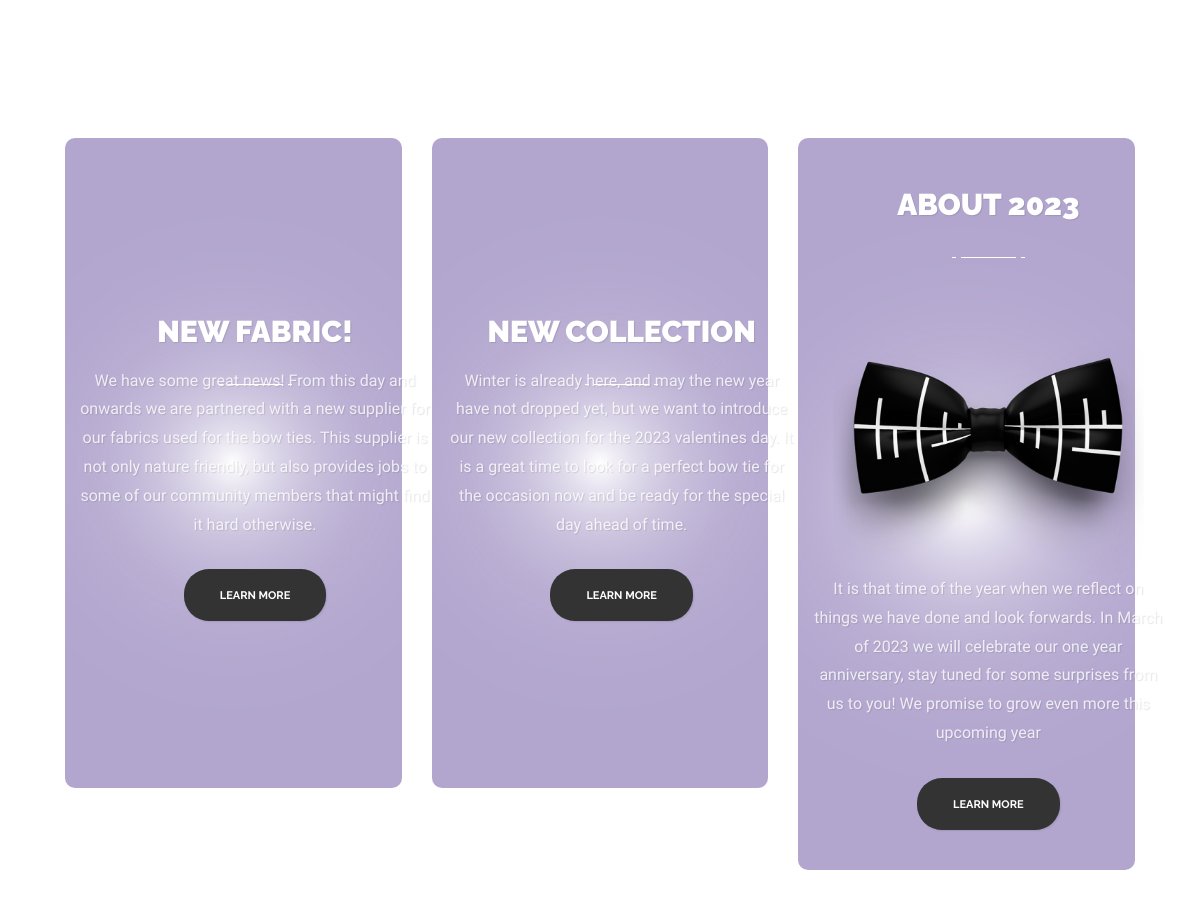
Before: / (middle part) with the older database file.
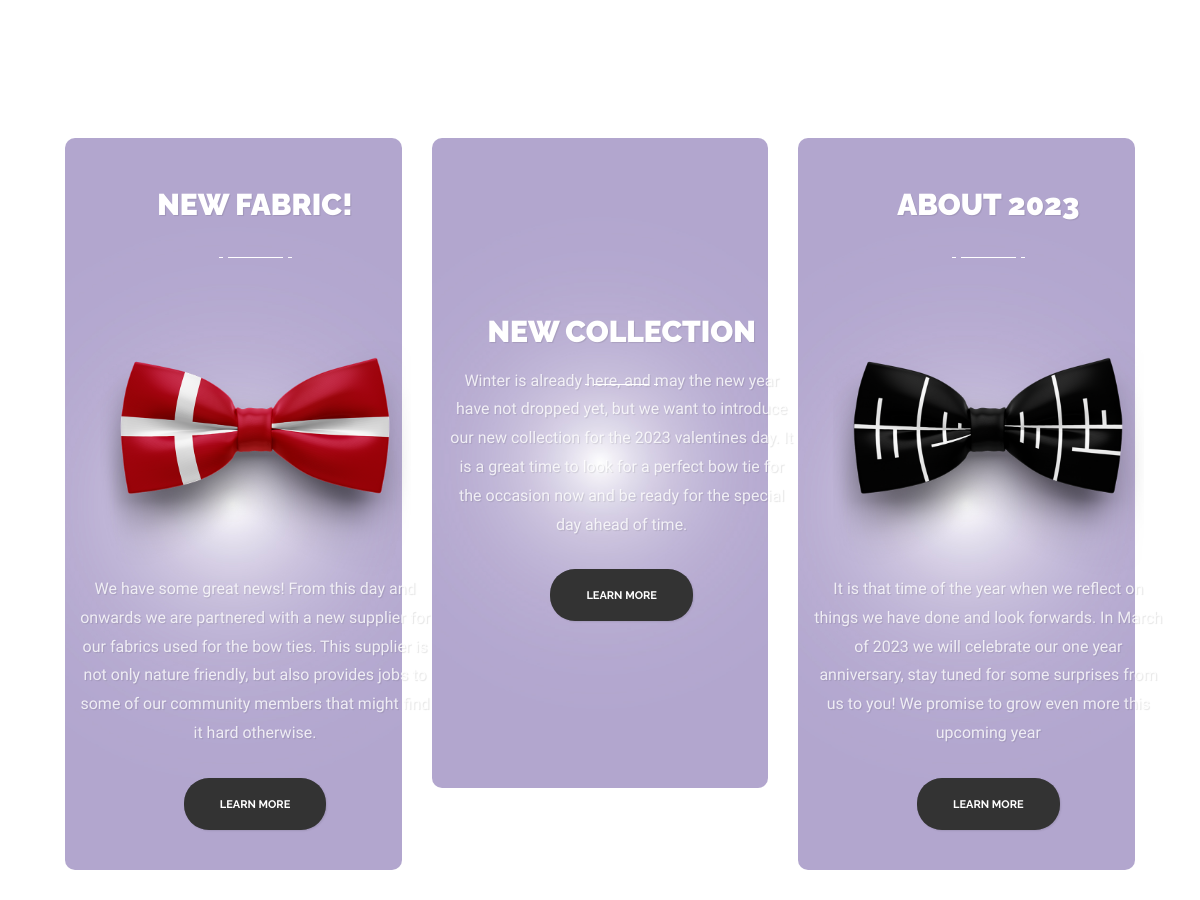
After: the same page with the newer database file.
### tables this page shows
CREATE TABLE IF NOT EXISTS news (
    news_id int(11) NOT NULL AUTO_INCREMENT PRIMARY KEY,
    title varchar(45) NOT NULL,
    `description` text NOT NULL,
    `time` datetime NOT NULL DEFAULT CURRENT_TIMESTAMP,
    media varchar(250) DEFAULT NULL
);

### index.php (called while the page is built, shortened)
<?php
    include "public/Router.php";
    $request = $_SERVER["REQUEST_URI"];
    $router = new Router($request);
    $router->get('/', 'views/frontend/Home');

### models/handlers/newsHandler.php (called while the page is built, shortened)
<?php
$rootPath = "";
require_once $rootPath . "public/dbconn.php";
require_once $rootPath . "models/sql/news.php";
class NewsHandler extends News{
    public $db;
    public function __construct($db) {
        $this->db = $db;
    }
    public function getNews($search){
        if($search == ""){
            $search = "%";
        }else{
            $search = "%" . $search . "%";
        }
        $getNews = $this->db->prepare($this->getNewsQuery);
        $getNews->bindParam(":title", $search);
        $getNews->bindParam(":description", $search);
        $getNews->execute();
        $news = $getNews->fetchAll();
        return $news;
    }
}
$NewsHandler = new NewsHandler($db);

### controllers/frontendNews.php (called while the page is built)
<?php
$news = $NewsHandler->getNews('');

### views/frontend/home.php (the view, shortened to what this page needs)
<?php
    $rootPath = "";
    require_once $rootPath . "views/frontend/partials/header.php";
    require_once $rootPath . "models/handlers/newsHandler.php";
    require_once $rootPath . "controllers/frontendNews.php";
    require_once $rootPath . "models/handlers/ProductsHandler.php";
    require_once $rootPath . "models/handlers/frontpageHandler.php";
    require_once $rootPath . "controllers/frontpage.php";
?>
<div class="content-margins grey">
    <div class="empty-space col-xs-b35 col-md-b70"></div>
    <div class="empty-space col-xs-b35 col-md-b70"></div>
    <div class="container-fluid">
        <div class="row">
            <?php
                foreach($news as $new){
            ?>
                    <div class="col-md-4 col-xs-b15 col-md-b0">
                        <div class="banner-shortcode style-4 rounded-image text-center"
                            style="background-image: url(assets/img/background-5.jpg);">
                            <div class="valign-middle-cell">
                                <div class="valign-middle-content flex-center">
                                    <h3 class="h3 light"><?php echo $new['title'] ?></h3>
                                    <div class="title-underline light center"><span></span></div>
                                    <div class="news-image-div">
                                        <?php
                                            $image = explode(".", $new['media']);
                                        ?>
                                        <img src="uploads/<?php echo $image[0] ?>.<?php echo $image[1] ?>" alt="">
                                    </div>
                                    <div class="simple-article size-4 light transparent col-xs-b30 font-size-news"><?php echo $new['description'] ?></div>
                                    <button class="button size-2 style-2 margin-bottom" form="<?php echo $new['title'] ?>" type="submit">
                                        <span class="button-wrapper">
                                            <span class="text">learn more</span>
                                        </span>
                                    </button>
                                </div>
                            </div>
                        </div>
                    </div>
            <?php
                }
            ?>
        </div>
    </div>
    <div class="empty-space col-xs-b35 col-md-b70"></div>
</div>
<?php
    require_once $rootPath . "views/frontend/partials/footer.php";
?>

### public/Router.php (shortened to what this page needs)
<?php
class Router{
    private $request;
    public function __construct($requestPara){
        $this->request = $requestPara;
    }
    public function get($route, $file){
        $uri = trim($this->request, "/");
        $uri = explode("/", $uri);
        if($uri[0] == trim($route, "/")){
            require_once $file . ".php";
        }
    }
}

### views/frontend/partials/header.php (shortened to what this page needs)
<!DOCTYPE html>
<html lang="en">
<head>
    <link href="https://cdnjs.cloudflare.com/ajax/libs/font-awesome/6.2.0/css/all.min.css" rel="stylesheet">
    <link href="<?php echo BASE_URL ?>/views/frontend/partials/css/TheCostumCSS.css" rel="stylesheet">
    <link href="<?php echo BASE_URL ?>/views/frontend/partials/css/bootstrap.extension.css" rel="stylesheet">
    <link href="<?php echo BASE_URL ?>/views/frontend/partials/css/bootstrap.min.css" rel="stylesheet">
    <link href="<?php echo BASE_URL ?>/views/frontend/partials/css/style.css" rel="stylesheet">
    <link href="<?php echo BASE_URL ?>/views/frontend/partials/css/swiper.css" rel="stylesheet">
    <link href="<?php echo BASE_URL ?>/views/frontend/partials/css/sumoselect.css" rel="stylesheet">
    <link href="<?php echo BASE_URL ?>/views/frontend/partials/css/font-awesome.min.css" rel="stylesheet">
</head>
<body>
    <div id="content-block">

### views/frontend/partials/footer.php (shortened to what this page needs)
</body>
</html>

### views/frontend/partials/css/TheCostumCSS.css (style rules this page uses)
button { border: none !important; }
.button-wrapper { display: block; overflow: hidden; border-radius: inherit; -webkit-border-radius: inherit; position: relative; }
.news-image-div { max-width: 350px; min-width: 350px; height: auto; margin: -30px 0; }
.news-image-div img { width: 100%; height: auto; }
.font-size-news { font-size: 16px !important; }
.flex-center { display: flex; flex-direction: column; align-items: center; }
.margin-bottom { margin-bottom: 10px; }

Changed rows visible on the page:
changed news "NEW FABRIC!": media: picture added
